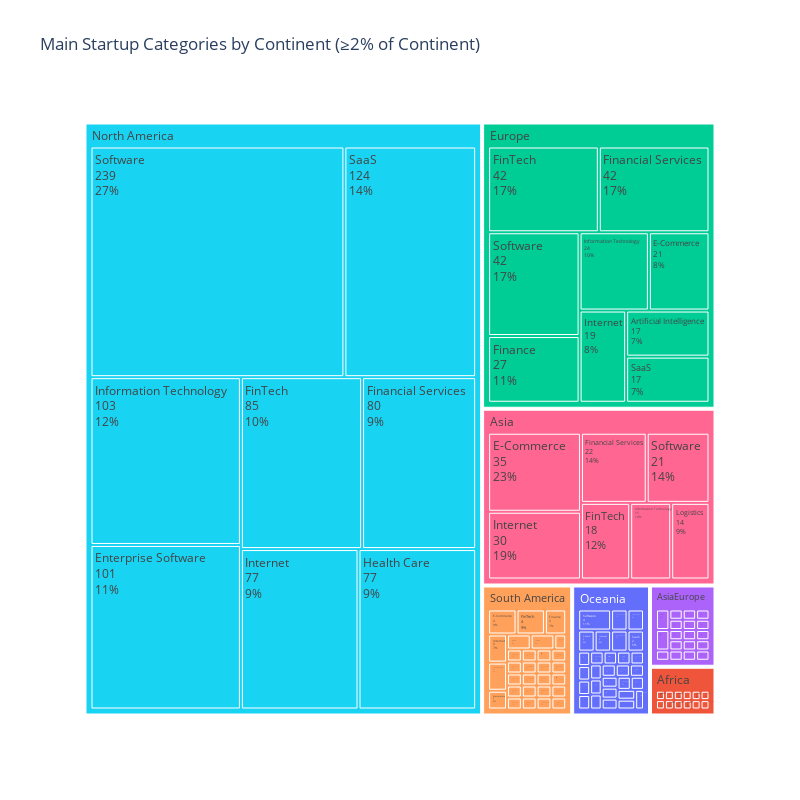

Notebook source saved alongside this figure:
### Code cell
## The following was generated using code that was sourced and adjusted from https://plotly.com/python/treemaps/
## There are so many categories, that I decide to include only categories with more than 2% representation in each continent subset
C_df_for_category_grouping_for_graph = (
    C_df_for_category_grouping
    .groupby(['Continent', 'CATEGORY'])
    .size()
    .reset_index(name='Count')
)

C_df_for_category_grouping_for_graph['Percent_in_Continent'] = (
    C_df_for_category_grouping_for_graph.groupby('Continent')['Count']
    .transform(lambda x: 100 * x / x.sum())
)

df_filtered = C_df_for_category_grouping_for_graph[C_df_for_category_grouping_for_graph['Percent_in_Continent'] >= 2]

fig = px.treemap(
    df_filtered,
    path=['Continent', 'CATEGORY'],
    values='Count',
    color='Continent',
    title='Main Startup Categories by Continent (≥2% of Continent)',
    width=800,
    height=800

)

fig.update_traces(
    textinfo='label+value+percent parent',
    hovertemplate='<b>%{label}</b><br>Count: %{value}<br>% of continent: %{percentParent:.2%}<extra></extra>'
)

fig.update_layout(
    legend_title_text='Continent'
)

fig.show()

### Figure 1 — Plotly figure (JSON) as saved in the notebook; plotly's stock layout.template omitted (floating-point values rounded to 4 significant figures)
{"data": [{"branchvalues": "total", "customdata": [["Oceania"], ["Oceania"], ["Africa"], ["Africa"], ["Oceania"], ["Europe"], ["Oceania"], ["AsiaEurope"], ["Oceania"], ["South America"], ["AsiaEurope"], ["Oceania"], ["South America"], ["South America"], ["Oceania"], ["Oceania"], ["South America"], ["Oceania"], ["AsiaEurope"], ["South America"], ["North America"], ["AsiaEurope"], ["South America"], ["South America"], ["Africa"], ["South America"], ["Oceania"], ["South America"], ["AsiaEurope"], ["Asia"], ["Africa"], ["Oceania"], ["AsiaEurope"], ["Europe"], ["South America"], ["Oceania"], ["South America"], ["AsiaEurope"], ["South America"], ["Oceania"], ["North America"], ["Africa"], ["Asia"], ["Africa"], ["Oceania"], ["Europe"], ["AsiaEurope"], ["Europe"], ["North America"], ["Asia"], ["Oceania"], ["South America"], ["Europe"], ["South America"], ["Oceania"], ["South America"], ["Oceania"], ["Asia"], ["Oceania"], ["Africa"], ["Oceania"], ["AsiaEurope"], ["South America"], ["Africa"], ["AsiaEurope"], ["North America"], ["South America"], ["Europe"], ["South America"], ["Asia"], ["AsiaEurope"], ["South America"], ["South America"], ["North America"], ["Asia"], ["AsiaEurope"], ["Oceania"], ["North America"], ["Oceania"], ["South America"], ["South America"], ["Africa"], ["Europe"], ["Oceania"], ["AsiaEurope"], ["Oceania"], ["Oceania"], ["South America"], ["Africa"], ["Asia"], ["Europe"], ["North America"], ["North America"], ["Oceania"], ["AsiaEurope"], ["Europe"], ["Oceania"], ["AsiaEurope"], ["South America"], ["Oceania"], ["Oceania"], ["South America"], ["South America"], ["Oceania"], ["AsiaEurope"], ["Africa"], ["AsiaEurope"], ["AsiaEurope"], ["South America"], ["South America"], ["South America"], ["Africa"], ["Africa"], ["Asia"], ["AsiaEurope"], ["Europe"], ["North America"], ["Oceania"], ["South America"]], "domain": {"x": [0, 1], "y": [0, 1]}, "hovertemplate": "<b>%{label}</b><br>Count: %{value}<br>% of continent: %{percentParent:.2%}<extra></extra>", "ids": ["Oceania/3D Technology", "Oceania/Accounting", "Africa/AgTech", "Africa/Analytics", "Oceania/Architecture", "Europe/Artificial Intelligence", "Oceania/Artificial Intelligence", "AsiaEurope/Banking", "Oceania/Banking", "South America/Banking", "AsiaEurope/Big Data", "Oceania/Billing", "South America/Credit Cards", "South America/Consumer Lending", "Oceania/Consumer Lending", "Oceania/Collaboration", "South America/Collaborative Consumption", "Oceania/CAD", "AsiaEurope/Consumer Goods", "South America/E-Commerce", "North America/Enterprise Software", "AsiaEurope/Email", "South America/Education", "South America/E-Learning", "Africa/E-Learning", "South America/E-Commerce Platforms", "Oceania/E-Commerce", "South America/EdTech", "AsiaEurope/E-Commerce", "Asia/E-Commerce", "Africa/Drones", "Oceania/Developer Tools", "AsiaEurope/Developer Tools", "Europe/E-Commerce", "South America/Delivery", "Oceania/Delivery", "South America/Cryptocurrency", "AsiaEurope/Finance", "South America/FinTech", "Oceania/FinTech", "North America/FinTech", "Africa/Events", "Asia/FinTech", "Africa/Farming", "Oceania/Enterprise Software", "Europe/FinTech", "AsiaEurope/Financial Services", "Europe/Financial Services", "North America/Financial Services", "Asia/Financial Services", "Oceania/Finance", "South America/Finance", "Europe/Finance", "South America/Financial Exchanges", "Oceania/Internet", "South America/Internet", "Oceania/Lending", "Asia/Logistics", "Oceania/Logistics", "Africa/Machine Learning", "Oceania/Machine Learning", "AsiaEurope/Marketplace", "South America/Marketplace", "Africa/Mobile", "AsiaEurope/Mobile", "North America/Internet", "South America/Marketing", "Europe/Internet", "South America/Financial Services", "Asia/Internet", "AsiaEurope/Internet", "South America/Food Delivery", "South America/Food and Beverage", "North America/Health Care", "Asia/Information Technology", "AsiaEurope/Information Technology", "Oceania/Financial Services", "North America/Information Technology", "Oceania/Information Technology", "South America/InsurTech", "South America/Insurance", "Africa/Internet", "Europe/Information Technology", "Oceania/SaaS", "AsiaEurope/Search Engine", "Oceania/Shipping", "Oceania/Shopping", "South America/Small and Medium Businesses", "Africa/Software", "Asia/Software", "Europe/Software", "North America/Software", "North America/SaaS", "Oceania/Software", "AsiaEurope/Social Network", "Europe/SaaS", "Oceania/Personal Finance", "AsiaEurope/Retail", "South America/Restaurants", "Oceania/Renewable Energy", "Oceania/Property Development", "South America/Personal Finance", "South America/Payments", "Oceania/Payments", "AsiaEurope/Payments", "Africa/Optical Communication", "AsiaEurope/Online Portals", "AsiaEurope/Mobile Apps", "South America/Mobile", "South America/Software", "South America/Retail", "Africa/Telecommunications", "Africa", "Asia", "AsiaEurope", "Europe", "North America", "Oceania", "South America"], "labels": ["3D Technology", "Accounting", "AgTech", "Analytics", "Architecture", "Artificial Intelligence", "Artificial Intelligence", "Banking", "Banking", "Banking", "Big Data", "Billing", "Credit Cards", "Consumer Lending", "Consumer Lending", "Collaboration", "Collaborative Consumption", "CAD", "Consumer Goods", "E-Commerce", "Enterprise Software", "Email", "Education", "E-Learning", "E-Learning", "E-Commerce Platforms", "E-Commerce", "EdTech", "E-Commerce", "E-Commerce", "Drones", "Developer Tools", "Developer Tools", "E-Commerce", "Delivery", "Delivery", "Cryptocurrency", "Finance", "FinTech", "FinTech", "FinTech", "Events", "FinTech", "Farming", "Enterprise Software", "FinTech", "Financial Services", "Financial Services", "Financial Services", "Financial Services", "Finance", "Finance", "Finance", "Financial Exchanges", "Internet", "Internet", "Lending", "Logistics", "Logistics", "Machine Learning", "Machine Learning", "Marketplace", "Marketplace", "Mobile", "Mobile", "Internet", "Marketing", "Internet", "Financial Services", "Internet", "Internet", "Food Delivery", "Food and Beverage", "Health Care", "Information Technology", "Information Technology", "Financial Services", "Information Technology", "Information Technology", "InsurTech", "Insurance", "Internet", "Information Technology", "SaaS", "Search Engine", "Shipping", "Shopping", "Small and Medium Businesses", "Software", "Software", "Software", "Software", "SaaS", "Software", "Social Network", "SaaS", "Personal Finance", "Retail", "Restaurants", "Renewable Energy", "Property Development", "Personal Finance", "Payments", "Payments", "Payments", "Optical Communication", "Online Portals", "Mobile Apps", "Mobile", "Software", "Retail", "Telecommunications", "Africa", "Asia", "AsiaEurope", "Europe", "North America", "Oceania", "South America"], "marker": {"colors": ["#636efa", "#636efa", "#EF553B", "#EF553B", "#636efa", "#00cc96", "#636efa", "#ab63fa", "#636efa", "#FFA15A", "#ab63fa", "#636efa", "#FFA15A", "#FFA15A", "#636efa", "#636efa", "#FFA15A", "#636efa", "#ab63fa", "#FFA15A", "#19d3f3", "#ab63fa", "#FFA15A", "#FFA15A", "#EF553B", "#FFA15A", "#636efa", "#FFA15A", "#ab63fa", "#FF6692", "#EF553B", "#636efa", "#ab63fa", "#00cc96", "#FFA15A", "#636efa", "#FFA15A", "#ab63fa", "#FFA15A", "#636efa", "#19d3f3", "#EF553B", "#FF6692", "#EF553B", "#636efa", "#00cc96", "#ab63fa", "#00cc96", "#19d3f3", "#FF6692", "#636efa", "#FFA15A", "#00cc96", "#FFA15A", "#636efa", "#FFA15A", "#636efa", "#FF6692", "#636efa", "#EF553B", "#636efa", "#ab63fa", "#FFA15A", "#EF553B", "#ab63fa", "#19d3f3", "#FFA15A", "#00cc96", "#FFA15A", "#FF6692", "#ab63fa", "#FFA15A", "#FFA15A", "#19d3f3", "#FF6692", "#ab63fa", "#636efa", "#19d3f3", "#636efa", "#FFA15A", "#FFA15A", "#EF553B", "#00cc96", "#636efa", "#ab63fa", "#636efa", "#636efa", "#FFA15A", "#EF553B", "#FF6692", "#00cc96", "#19d3f3", "#19d3f3", "#636efa", "#ab63fa", "#00cc96", "#636efa", "#ab63fa", "#FFA15A", "#636efa", "#636efa", "#FFA15A", "#FFA15A", "#636efa", "#ab63fa", "#EF553B", "#ab63fa", "#ab63fa", "#FFA15A", "#FFA15A", "#FFA15A", "#EF553B", "#EF553B", "#FF6692", "#ab63fa", "#00cc96", "#19d3f3", "#636efa", "#FFA15A"]}, "name": "", "parents": ["Oceania", "Oceania", "Africa", "Africa", "Oceania", "Europe", "Oceania", "AsiaEurope", "Oceania", "South America", "AsiaEurope", "Oceania", "South America", "South America", "Oceania", "Oceania", "South America", "Oceania", "AsiaEurope", "South America", "North America", "AsiaEurope", "South America", "South America", "Africa", "South America", "Oceania", "South America", "AsiaEurope", "Asia", "Africa", "Oceania", "AsiaEurope", "Europe", "South America", "Oceania", "South America", "AsiaEurope", "South America", "Oceania", "North America", "Africa", "Asia", "Africa", "Oceania", "Europe", "AsiaEurope", "Europe", "North America", "Asia", "Oceania", "South America", "Europe", "South America", "Oceania", "South America", "Oceania", "Asia", "Oceania", "Africa", "Oceania", "AsiaEurope", "South America", "Africa", "AsiaEurope", "North America", "South America", "Europe", "South America", "Asia", "AsiaEurope", "South America", "South America", "North America", "Asia", "AsiaEurope", "Oceania", "North America", "Oceania", "South America", "South America", "Africa", "Europe", "Oceania", "AsiaEurope", "Oceania", "Oceania", "South America", "Africa", "Asia", "Europe", "North America", "North America", "Oceania", "AsiaEurope", "Europe", "Oceania", "AsiaEurope", "South America", "Oceania", "Oceania", "South America", "South America", "Oceania", "AsiaEurope", "Africa", "AsiaEurope", "AsiaEurope", "South America", "South America", "South America", "Africa", "", "", "", "", "", "", ""], "textinfo": "label+value+percent parent", "type": "treemap", "values": [1, 1, 1, 1, 1, 17, 1, 1, 1, 1, 1, 1, 1, 1, 2, 2, 1, 1, 1, 4, 101, 1, 1, 1, 1, 1, 1, 1, 1, 35, 1, 1, 1, 21, 1, 1, 1, 1, 4, 2, 85, 1, 18, 1, 1, 42, 1, 42, 80, 22, 1, 3, 27, 1, 2, 3, 1, 14, 1, 1, 1, 1, 2, 1, 1, 77, 1, 19, 3, 30, 2, 1, 1, 77, 15, 2, 2, 103, 1, 1, 1, 1, 24, 2, 1, 1, 1, 1, 1, 21, 42, 239, 124, 4, 1, 17, 1, 1, 1, 1, 1, 1, 1, 1, 1, 1, 1, 1, 2, 2, 1, 1, 12, 155, 20, 251, 886, 38, 44]}], "layout": {"height": 800, "legend": {"title": {"text": "Continent"}, "tracegroupgap": 0}, "title": {"text": "Main Startup Categories by Continent (≥2% of Continent)"}, "width": 800}}
